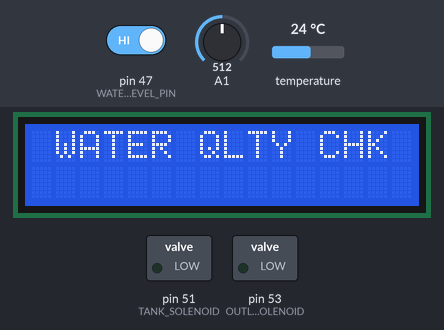
Bench run of a sketch on a simulated Arduino Mega 2560, built with avr-gcc and run on an emulated ATmega2560. Parts: 16×2 character LCD, switched loads named in the sketch (green lamp = pin HIGH). The inputs (shaded band) are chosen by the test bench; at power-on: temperature 24 °C, pin 47 (WATER_LEVEL_PIN) HIGH, A1 = 512. What the sketch prints to the serial monitor is not drawn.

Above: at 2.7 s.
2.8 s: temperature set to 12 °C
At 5.3 s:
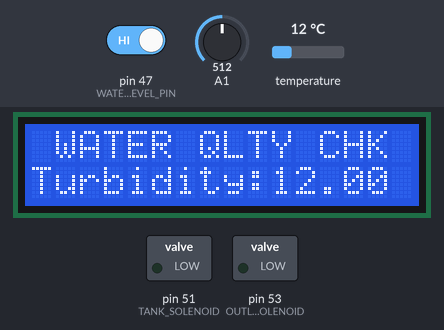
At 7.0 s:
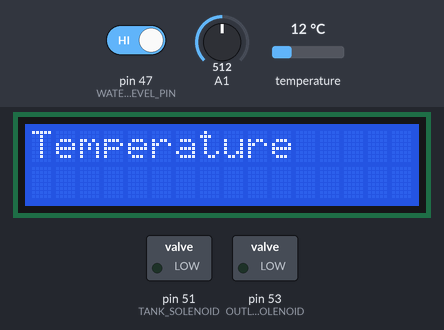
9.3 s: temperature set to 19 °C
At 13.2 s:
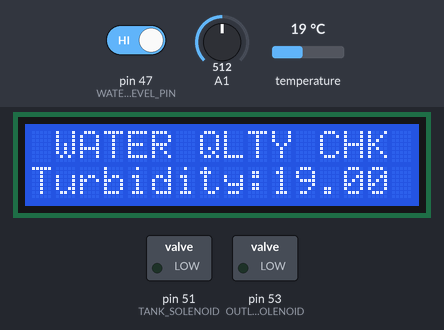
Timing chart, 0 to 14.7 s (numbered marks = the images above; inputs shaded):
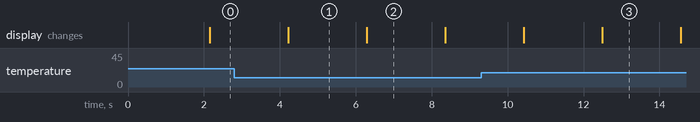

Measured:
- what the display in image 1 shows lasts 2.1 s, from 4.2 s to 6.3 s

The sketch:

Project.ino
```cpp
#include <LiquidCrystal.h>
#include <OneWire.h>
#include <DallasTemperature.h>

//For Solenoid
int const TANK_SOLENOID=51;
int const OUTLET_SOLENOID=53;

//For TURBIDITY


//For Water Level Sensor
int const WATER_LEVEL_PIN=47;
int LEVEL_OUTPUT=0;


//For Temperature sensor

#define ONE_WIRE_BUS 4

OneWire oneWire(ONE_WIRE_BUS);

DallasTemperature sensors(&oneWire);

 float Celcius=0;
 float Fahrenheit=0;

// Setup the LiquidCrystal library with the pin numbers we have
// physically connected the module to.
LiquidCrystal lcd(22, 11, 5, 44, 3, 24);

int lastUpdate = 0;
int currentIndex = 0;
char* lyrics[] = {
  " WATER QLTY CHK ",
  "Turbidity:",
  "Temperature     ",
  "Water Level:    "

};

void setup() {
  // Setup the number of columns and rows that are available on the LCD.
  lcd.begin(16, 2);

  //For Temperature Sensor
    Serial.begin(9600);
  sensors.begin();

  //For Solenoid valve
  pinMode(TANK_SOLENOID,OUTPUT);
  pinMode(OUTLET_SOLENOID,OUTPUT);

  //For Water level
  pinMode(WATER_LEVEL_PIN,INPUT);
}

void loop() {

 //For Water level

 LEVEL_OUTPUT=digitalRead(WATER_LEVEL_PIN);

 delay(200);
 if (LEVEL_OUTPUT==LOW)
 {
  Serial.println("Water level high detected");
 }
 else
 {
  Serial.println("Water level low detected");
  }

  //For Temperature Sensor

  sensors.requestTemperatures();
  Celcius=sensors.getTempCByIndex(0);
  Fahrenheit=sensors.toFahrenheit(Celcius);
  Serial.print(" C  ");
  Serial.print(Celcius);
  Serial.print(" F  ");
  Serial.println(Fahrenheit);
  delay(1000);

  //For Turbidity
  int sensorValue = analogRead(A1);
  float voltage = sensorValue * (5.0 / 1024.0);

  Serial.println ("Sensor Output (V):");
  Serial.println (voltage);
  Serial.println();
  delay(100);

  // Get the time in milliseconds since the last reset.
  int time = millis();

  // If 800 milliseconds have passed since we last updated
  // the text on the screen, print the next line of the
  // lyrics on the screen.
  if ((time  - lastUpdate) >= 1200)
  {
    // Move the cursor back to the first column of the first row.
    lcd.setCursor(0, 0);

    // If we are writing "Drink all the..." or "Hack all the..."
    // then clear the screen and print the appropriate line.
    if (currentIndex == 0 || currentIndex == 2)
    {
      lcd.clear();
      lcd.setCursor(0, 0);
      lcd.print(lyrics[currentIndex]);
    }
    else
    {
      // If we are writing the second line, move the cursor there
      // and print the appropriate line.
      lcd.setCursor(0, 1);
      lcd.print(lyrics[currentIndex]);
      lcd.print(Celcius);
      lcd.print(" C");
    }

    // Increment or reset the current index.
    if (currentIndex == 3)
    {
      currentIndex = 0;
    }
    else
    {
      currentIndex += 1;
    }

    // Update the time that we last refreshed the screen to track
    // when to update it again.
    lastUpdate = time;
  }
}
```
